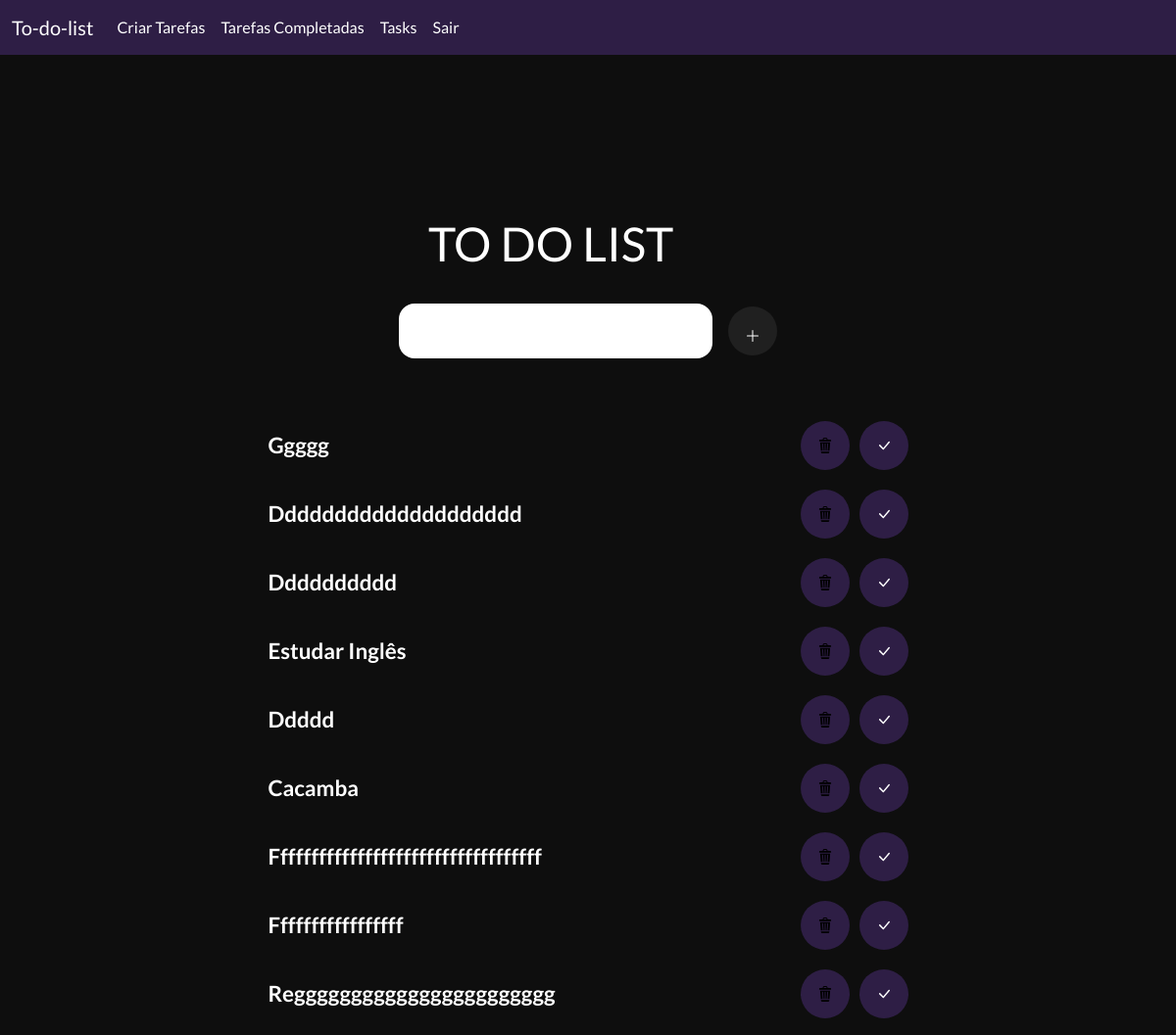
The app's page /exibir_tarefas_completadas (signed in, upper part), older data.
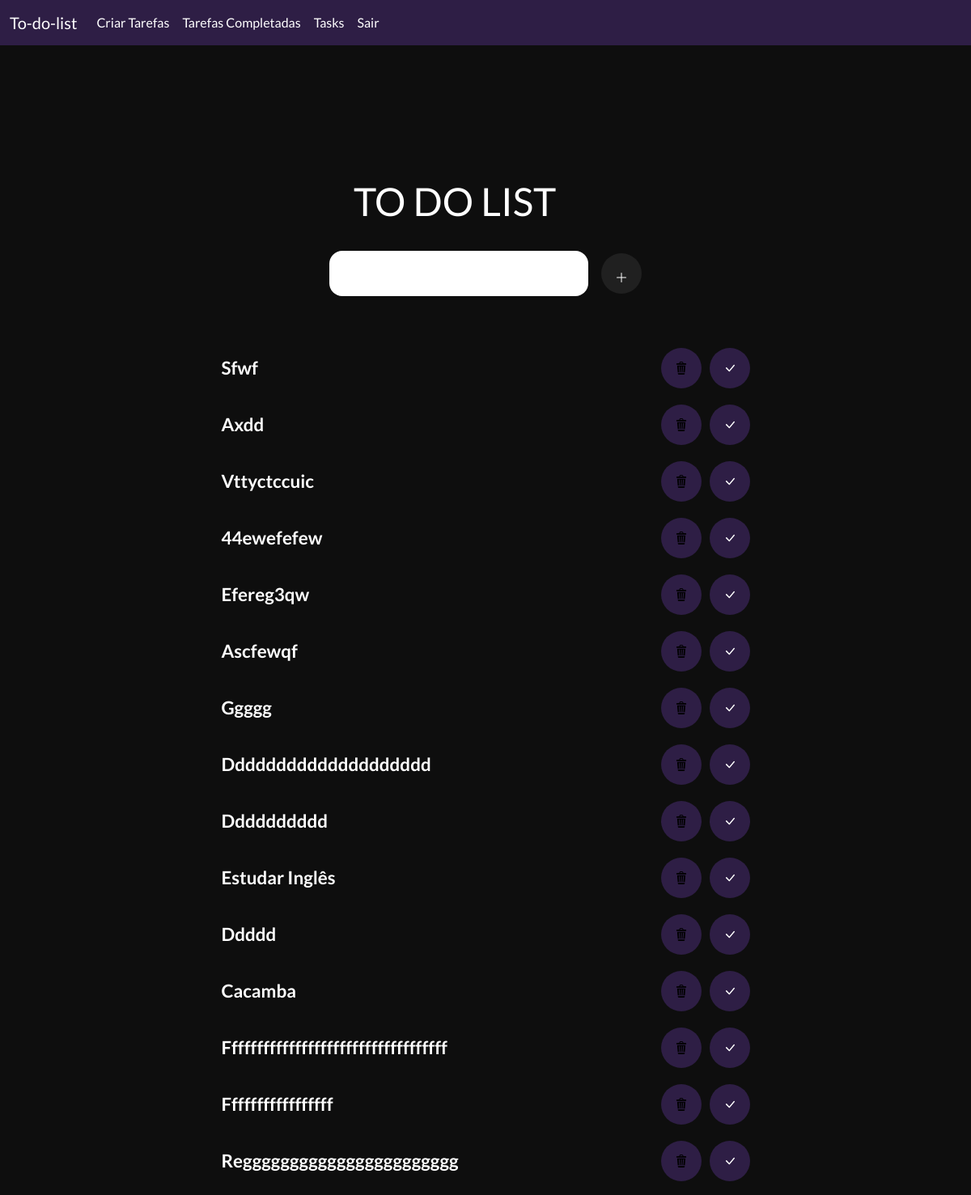
The same page, newer data.
### task/models.py (models this page shows, shortened)
class Task(models.Model):
    title = models.CharField(max_length=100)
    description = models.TextField(blank=True)
    created = models.DateTimeField(null=True)
    datecompleted = models.DateTimeField(null=True)
    important = models.BooleanField(default=False)
    user = models.ForeignKey(User, on_delete=models.CASCADE)

### task/views.py (the view)
# urls.py: path('exibir_tarefas_completadas', views.exibir_tarefas_completadas, name='exibir_tarefas_completadas'),
@login_required
def exibir_tarefas_completadas(request):
    tasks = Task.objects.filter(user=request.user, datecompleted__isnull=False).order_by('-datecompleted')
    return render(request,'tasks.html', {'tasks' : tasks})

### task/templates/tasks.html (shortened to what this page needs)
{% extends 'menu.html' %}
{% block content %}
{% load static %}
<!DOCTYPE html>
<html lang="en">
<head>
    <link rel="stylesheet" href="{% static 'task/css/tasks.css' %}">
</head>
<body>
    <form action="/create/tasks" method="POST">
        <h1>To Do List</h1>
        <div class="content">
            <div class="content--add-item">
                <input type="text" id="title" name="title">
                <button id="btn-new-task" title="Clique aqui para adicionar uma nova task">
                    <svg xmlns="http://www.w3.org/2000/svg" width="16" height="16" fill="currentColor" class="bi bi-plus-lg" viewBox="0 0 16 16">
                        <path fill-rule="evenodd" d="M8 2a.5.5 0 0 1 .5.5v5h5a.5.5 0 0 1 0 1h-5v5a.5.5 0 0 1-1 0v-5h-5a.5.5 0 0 1 0-1h5v-5A.5.5 0 0 1 8 2Z"/>
                    </svg>
                </button>
            </div>
        </div>
    </form>
    <ol id="to-do-list">
        {% for task in tasks %}
        <li>
            <a href="{% url 'task_detalhes' task.id %}" style="text-decoration: none; color: #FFF;">
                <strong class="{% if task.important %}fw-bold text-success{% else %}fw-bold{% endif %}">
                    {{ task.title }}
                </strong>
            </a>
            <div class="div_buttons">
                <form action="{% url 'deleted_tarefa' task.id %}" method="POST">
                    <button id="btn-ok">
                        <img src="{% static 'task/img/lixeira-de-reciclagem.svg' %}" alt="" width="16" height="16">
                    </button>
                </form>
                <form action="{% url 'mark_task_completed' task.id %}" method="POST">
                    <button id='btn-ok' class="complete-task" data-task-id="{{ task.id }}">
                    </button>
                </form>
            </div>
        </li>
        {% endfor %}
    </ol>
</body>
</html>
{% endblock %}

Row changes from the older to the newer data that the page shows:
added Task: title "Sfwf"
added Task: title "Axdd"
added Task: title "Vttyctccuic"
added Task: title "44ewefefew"
added Task: title "Efereg3qw"
added Task: title "Ascfewqf"
